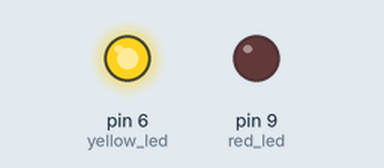
The sketch below on a simulated Arduino Uno, built with avr-gcc and run on an emulated ATmega328P. On the bench: output pins drawn as LEDs (lit = HIGH).

Above: at 0.2 s.
At 4.0 s:
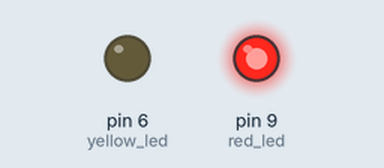
At 8.7 s:
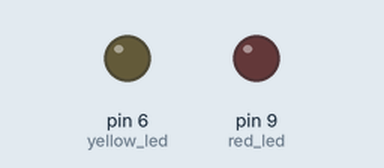
Timing chart, 0 to 9.1 s (numbered marks = the images above):
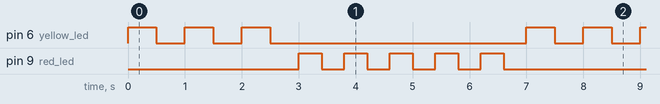

The sketch:

Understnading_Arduino_For_loops.ino
```cpp
int yellow_led=6;
int red_led=9;
int yellow_blink=3;
int red_blink=5;
int yellow_Time=500;
int red_Time=400;
int i;
void setup() {
  // put your setup code here, to run once:
pinMode(yellow_led,OUTPUT);
pinMode(red_led,OUTPUT);
Serial.begin(9600);
}

void loop() {
  // put your main code here, to run repeatedly:
  for(i=1;i<=yellow_blink;i++){
    digitalWrite(yellow_led,HIGH);
    delay(yellow_Time);
    digitalWrite(yellow_led,LOW);
    delay(yellow_Time);
  }
  for(i=1;i<=red_blink;i++){
    digitalWrite(red_led,HIGH);
    delay(red_Time);
    digitalWrite(red_led,LOW);
    delay(red_Time);
  }

}
```

Measured:
- by itself, pin 6 (yellow_led): repeats every 7.0 s: 2 × (LOW 0.50 s, HIGH 0.50 s), LOW 4.5 s, HIGH 0.50 s
- by itself, pin 9 (red_led): repeats every 7.0 s: 4 × (LOW 0.40 s, HIGH 0.40 s), LOW 3.4 s, HIGH 0.40 s
- by itself, everything shown: repeats every 7.0 s, in 16 steps
